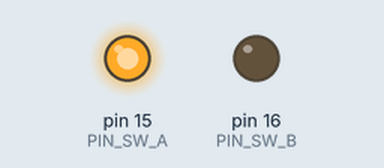
Simulated run of this program. Board: Raspberry Pi (header pin numbers). Shown: output pins drawn as LEDs (lit = HIGH). Pins used as bus, display or sensor lines are not drawn; what the program prints to the terminal is not drawn. At 7.1 s the program stops and its outputs stay as they are.

Above: at 0.1 s.
Timing chart, 0 to 1.6 s (numbered marks = the images above):
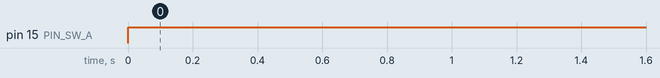

The program:

co2.py
```python
import RPi.GPIO as GPIO
import time
import serial
# under /dev there should be serial0->ttyS0, if not, run sodu raspi-config
# RESET and SET should be configured when rpi booting up

def co2_init():
    PIN_PM25_SET = 7
    PIN_RESET = 12
    PIN_SW_B = 16
    PIN_SW_A = 15
    GPIO.setmode(GPIO.BOARD)
    GPIO.setwarnings(False)
    # func = GPIO.gpio_function(PIN_RESET);
    # print func
    #if func != GPIO.OUT:

    GPIO.setup(PIN_RESET,GPIO.OUT)
    GPIO.output(PIN_RESET,GPIO.HIGH)

    # GPIO.setup(PIN_PM25_SET,GPIO.OUT)
    # GPIO.output(PIN_PM25_SET,GPIO.LOW)

    GPIO.setup(PIN_SW_B,GPIO.OUT)
    GPIO.output(PIN_SW_B,GPIO.LOW)

    GPIO.setup(PIN_SW_A,GPIO.OUT)
    GPIO.output(PIN_SW_A,GPIO.HIGH)

    ser = serial.Serial(
	port='/dev/serial0',
	baudrate = 9600,
	parity=serial.PARITY_NONE,
	stopbits=serial.STOPBITS_ONE,
	bytesize=serial.EIGHTBITS,
	timeout=1)
    time.sleep(0.02)
    ser.flushInput()
    time.sleep(0.02)
    return ser

def co2_read(ser):
    try:                        # stops program failing if no serial data
        cmd = bytearray([0x42,0x4d,0xe3,0x00,0x00,0x01,0x72])
        ser.write(cmd)
        time.sleep(0.01)
        response = ser.read(12)  # read 3 lines of serial port data

        crc = (ord(response[10])<<8) + ord(response[11])
        crcx = 0
        for i in range(10):
            crcx = crcx + ord(response[i])

        if crc != crcx:
            print "Wrong CRC (%d but %D)" %(crc,crcx)
            return -1
        else:
            co2 = (ord(response[4])<<8) + ord(response[5])
            # print "CO2 = %d" % co2
            return co2
    except Exception, e:
	print e
	ser.close()
        return -1
	# x=ser.readall()

def co2_close(ser):
    ser.close()

if __name__ == "__main__":
    ser = co2_init()
    time.sleep(2)
    print "CO2 = %d" % co2_read(ser)
    time.sleep(1)
    print "CO2 = %d" % co2_read(ser)
    time.sleep(1)
    print "CO2 = %d" % co2_read(ser)
    co2_close(ser)
```

Measured:
- by itself, pin 15 (PIN_SW_A): LOW → HIGH at 0.00 s
